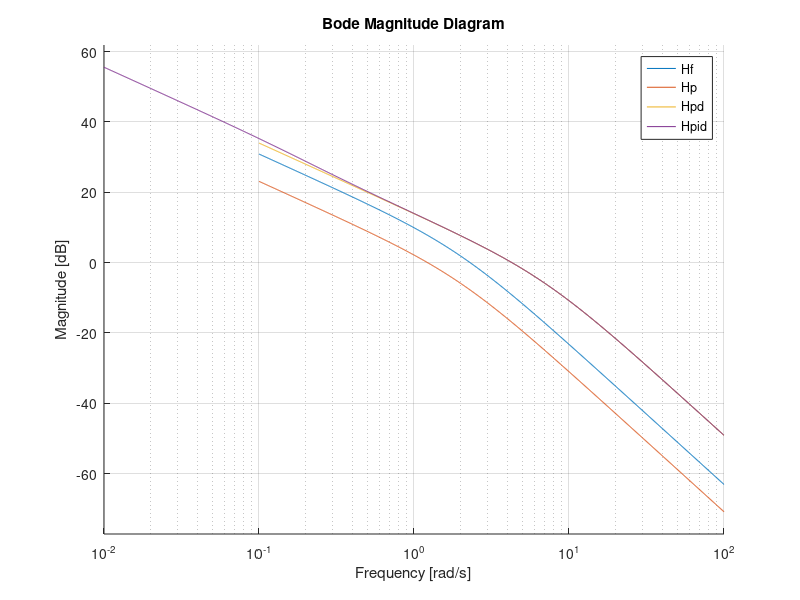
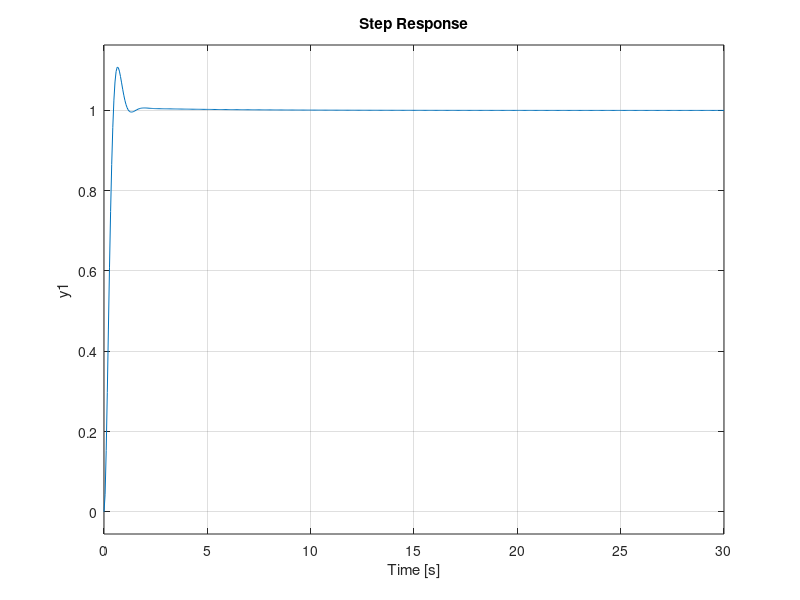

These charts were generated, in order, by the following MATLAB code:
K = 3.5;
T = 0.5;
Hf = tf(K,[T 1 0]);
wco = 1/T;
wt = 2.3;
sigmastar = 10/100;
sigma = sigmastar;
tsstar = 1;
cvstar = 6;
deltaWbstar = 15;
zeta = abs(log(sigma))/sqrt(pi^2+log(sigma)^2);
A = 1/4/sqrt(2)/zeta^2;
F = 1.85;
N = 20*log10(A);
Vr = 10^((N-F)/20);
Hp = Vr*Hf;
ts = 3.5;
Td = T;
Tn = Td*tsstar/ts;
wc1 = 1.22;
wc2 = wc1*ts/tsstar;
Vrd = wc2/wc1;
Hpd = Hp*Vrd*tf([Td 1],[Tn 1]);
cv = 10^(14/20);
wz = 0.1*wt;
wp = cv/cvstar*wz;
Vrpi = cvstar/cv;
Tz = 1/wz;
Tp = 1/wp;
Hpid = Vrpi*tf([Tz 1],[Tp 1])*Hpd;
cv = 10^(15.5/20);
hold on
bodemag(Hf)
bodemag(Hp)
bodemag(Hpd)
bodemag(Hpid)
hold off
legend('Hf','Hp','Hpd','Hpid')
figure; step(feedback(Hpid,1))